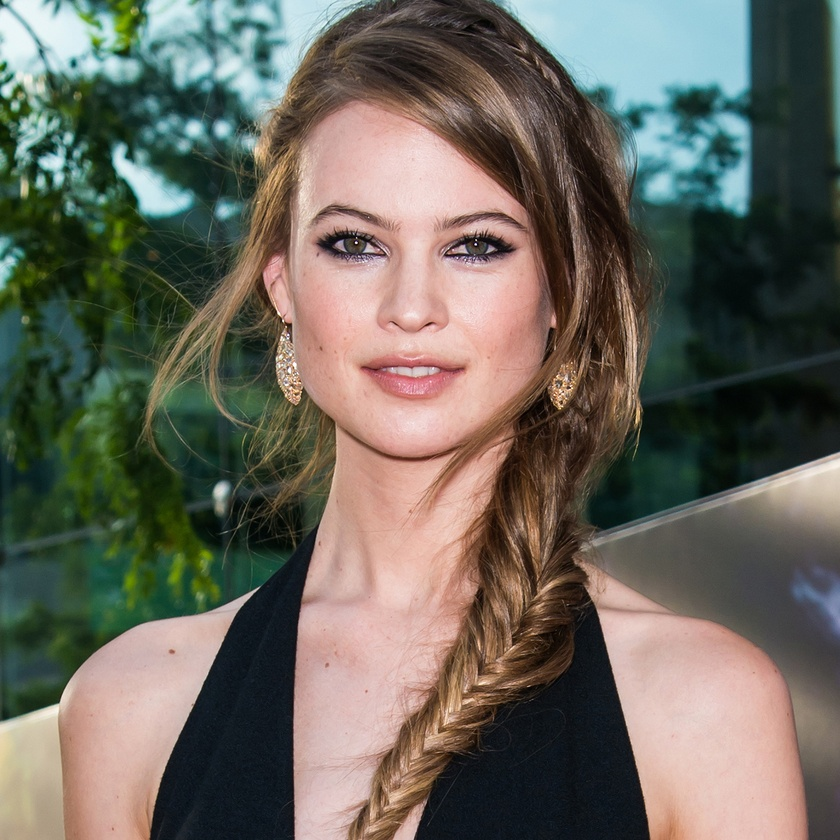
#> input picture images/behati.jpg, 840 x 840 px, shrunk from 1456 x 1456 before the run
$ python static-img.py images/behati.jpg   (Python 2 division)   (older library calls are emulated)
#> lines starting #> are read from the running program, lines starting #| are printed output that depends on the picture; after the words box and inside, x2 and y2 are one past the last pixel; in counts of white or black regions, pixels touching at a corner belong together
#Caoimhe Harvey
#File deals with uploading and recognizing face in a picture
import cv2
import sys

casc = cv2.CascadeClassifier("haarcascade_frontalface_default.xml")

#get image path from command line
imagePath = sys.argv[1]

image = cv2.imread(imagePath)
#> image is the input picture: shape (840, 840, 3); mean B, G, R 93.1, 103.3, 106.7
gray = cv2.cvtColor(image, cv2.COLOR_BGR2GRAY)
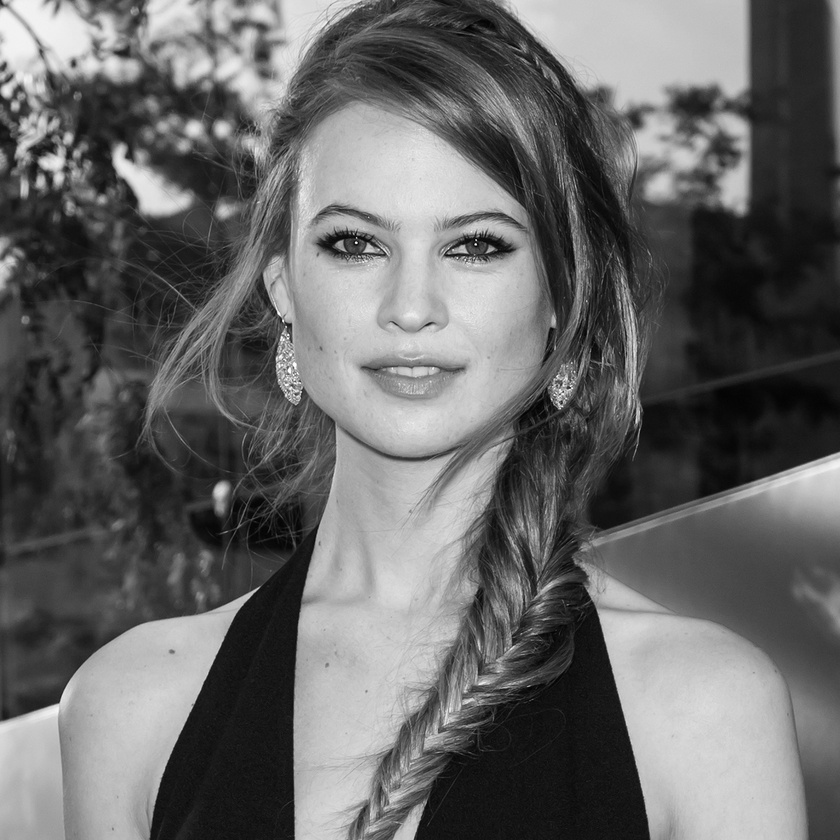
#> gray: shape (840, 840); min 1, max 254, mean 103.2

#code to detect the faces
faces = casc.detectMultiScale (
	gray,
	scaleFactor = 1.9,
	minNeighbors = 5,
	minSize = (30,30),
	flags = cv2.cv.CV_HAAR_SCALE_IMAGE
	)
#> faces = [[251, 130, 313, 313]]

print "Found {0} faces!".format(len(faces))
#| Found 1 faces!

for (x,y,w,h) in faces:
	cv2.rectangle(image, (x,y), (x+w, y+h), (0,255,0), 2)
#> this loop made 1 pass
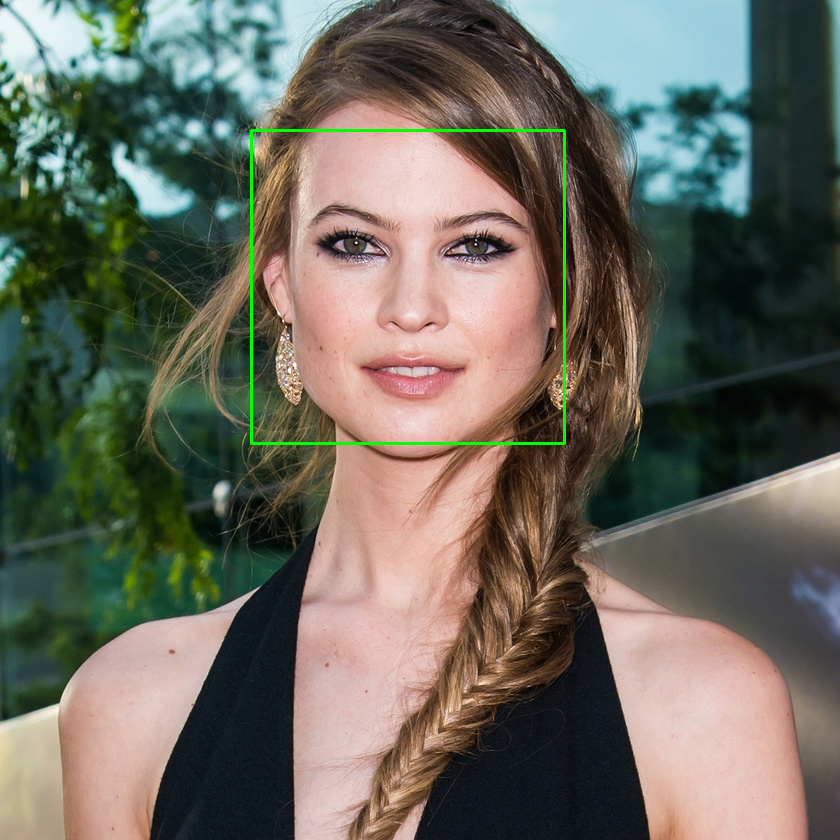
#> image: shape (840, 840, 3); 0.53% of pixels changed, all inside (x1, y1, x2, y2) = (250, 129, 566, 445)

cv2.imshow("Faces Found: ", image)
cv2.waitKey(0)

$ run again, on images/spice-girls.jpg
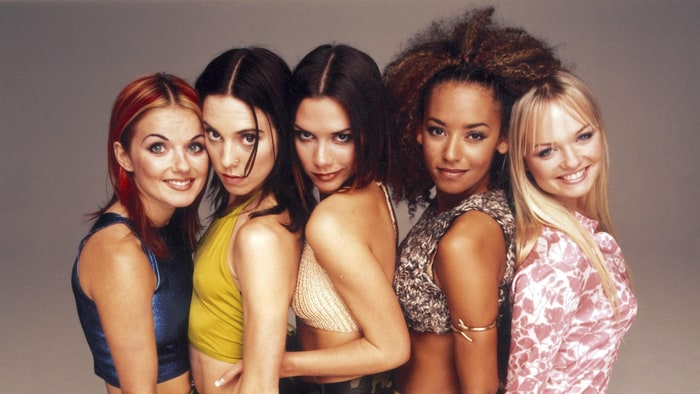
#> input picture images/spice-girls.jpg, 700 x 394 px
#> image is the input picture: shape (394, 700, 3); mean B, G, R 98.9, 112.8, 144.1
#> `gray = cv2.cvtColor(image, cv2.COLOR_BGR2GRAY)`:
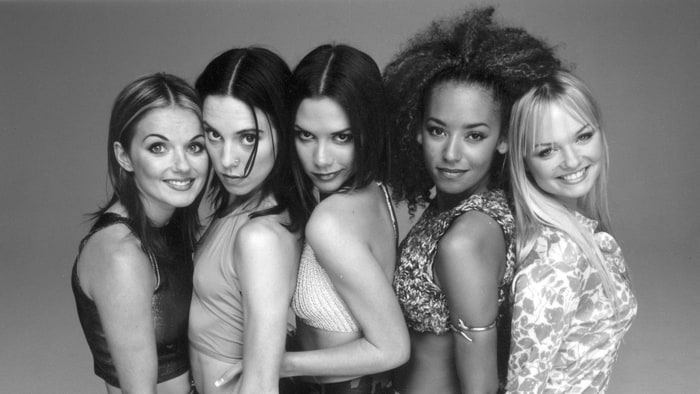
#> gray: shape (394, 700); min 5, max 255, mean 120.6
#> faces = [[413, 101, 87, 87], [281, 104, 87, 87], [99, 112, 87, 87], [132, 116, 87, 87], [489, 204, 165, 165]]
#| Found 5 faces!
#> the loop `for (x,y,w,h) in faces:` made 5 passes
#> after the loop `for (x,y,w,h) in faces:`:
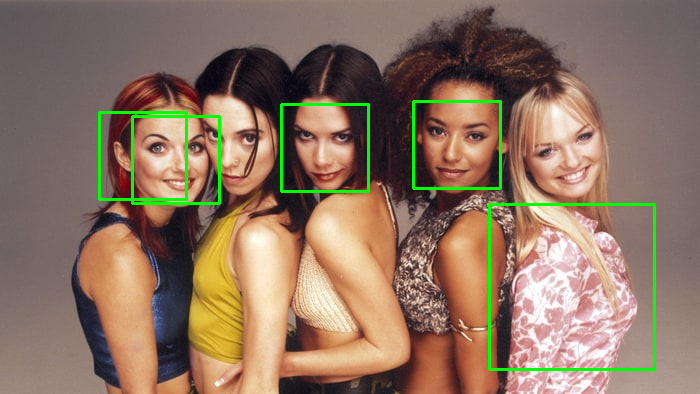
#> image: shape (394, 700, 3); 2.22% of pixels changed, all inside (x1, y1, x2, y2) = (98, 100, 656, 371)

$ run again, on images/vs-models.jpg
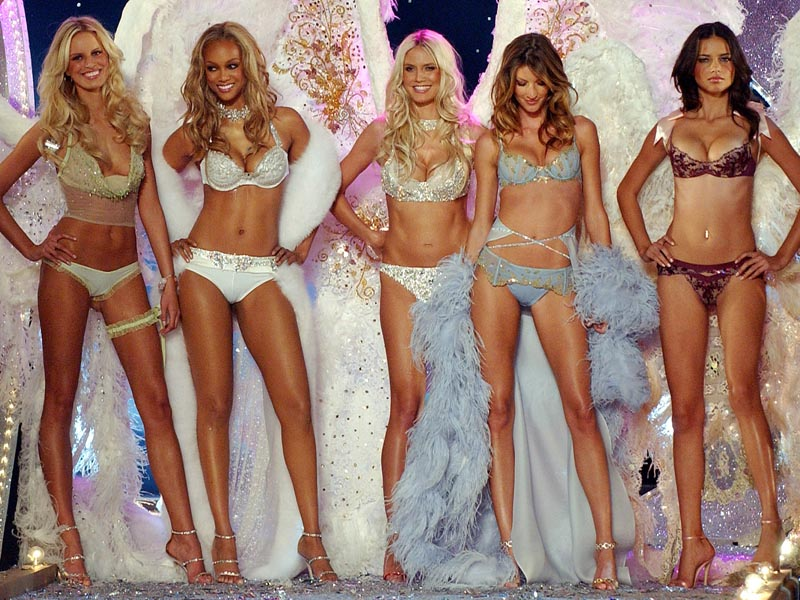
#> input picture images/vs-models.jpg, 800 x 600 px
#> image is the input picture: shape (600, 800, 3); mean B, G, R 116.3, 128.7, 157.3
#> `gray = cv2.cvtColor(image, cv2.COLOR_BGR2GRAY)`:
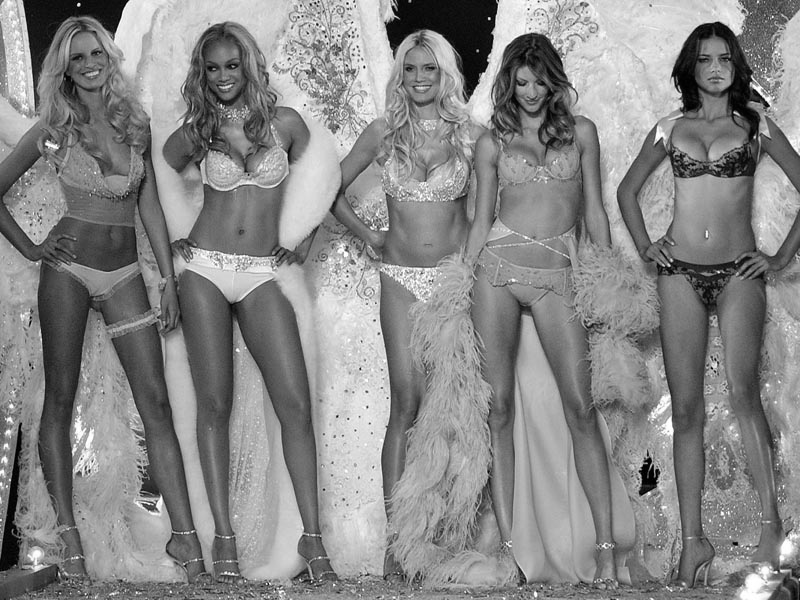
#> gray: shape (600, 800); min 0, max 255, mean 135.9
#> faces = ()
#| Found 0 faces!

$ run again, on images/group1.png
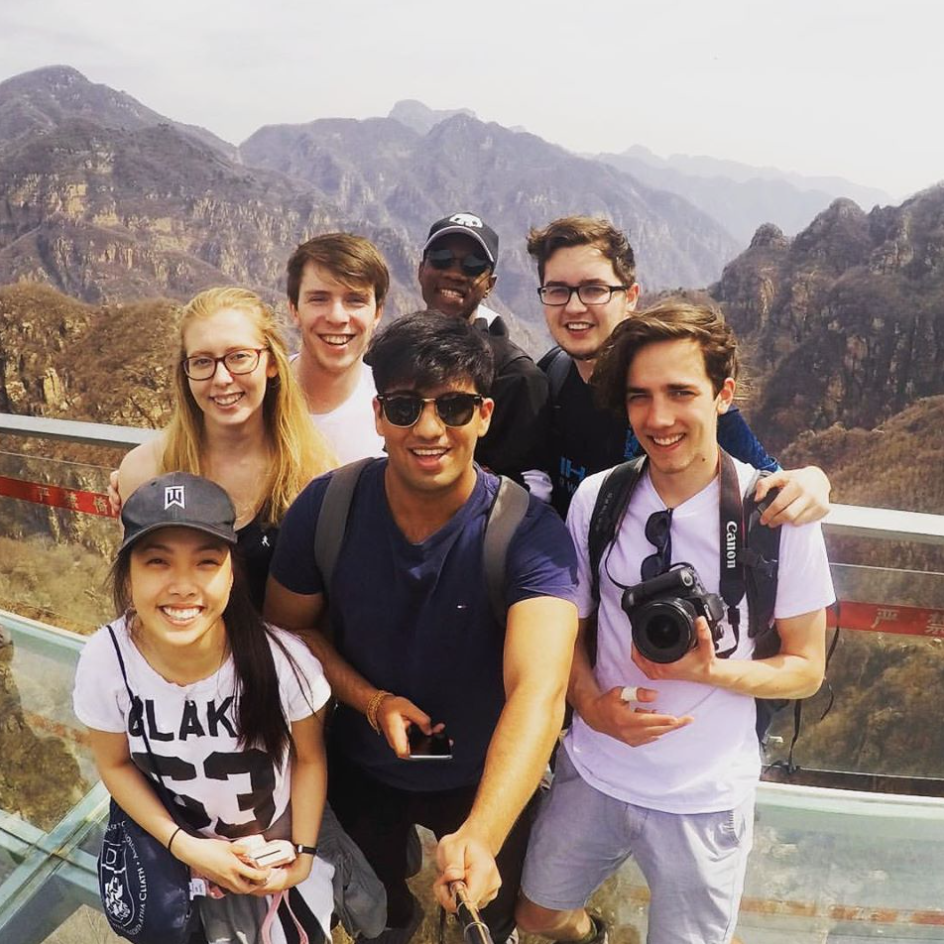
#> input picture images/group1.png, 944 x 944 px
#> image is the input picture: shape (944, 944, 3); mean B, G, R 125.1, 131.2, 147.2
#> `gray = cv2.cvtColor(image, cv2.COLOR_BGR2GRAY)`:
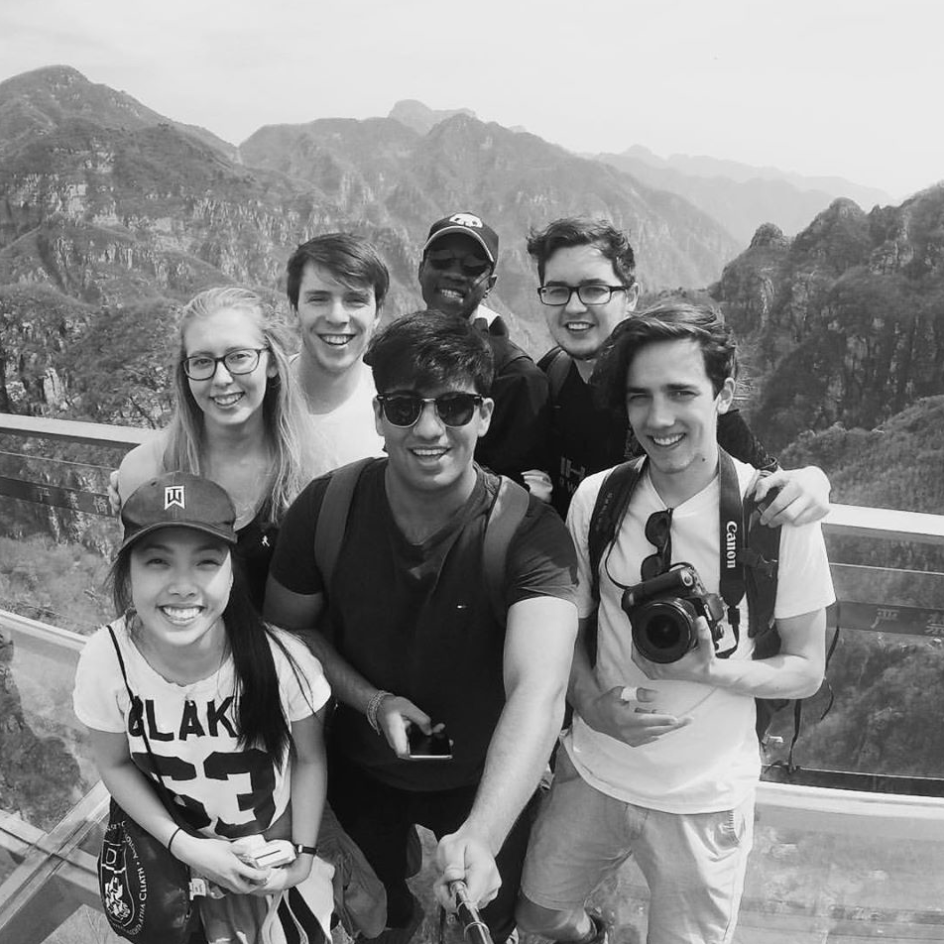
#> gray: shape (944, 944); min 2, max 254, mean 135.3
#> faces = [[532, 256, 87, 87], [289, 268, 87, 87], [183, 326, 87, 87], [613, 362, 87, 87], [99, 491, 165, 165]]
#| Found 5 faces!
#> the loop `for (x,y,w,h) in faces:` made 5 passes
#> after the loop `for (x,y,w,h) in faces:`:
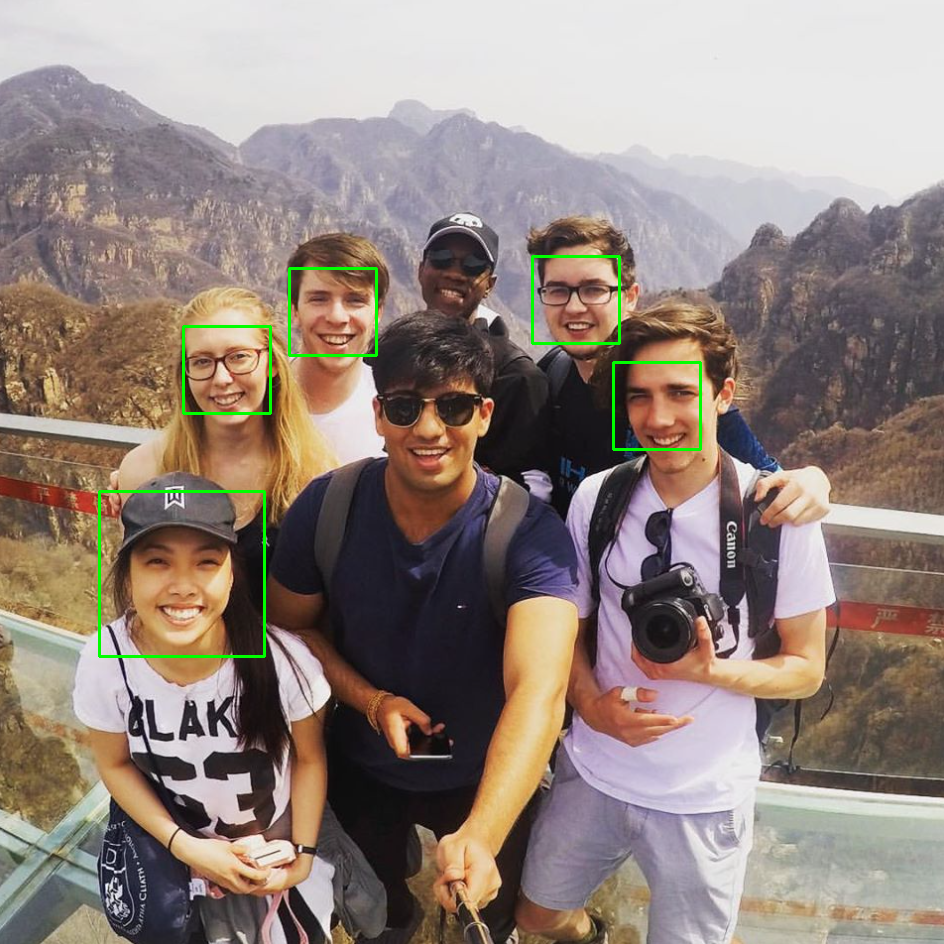
#> image: shape (944, 944, 3); 0.69% of pixels changed, all inside (x1, y1, x2, y2) = (98, 255, 702, 658)
